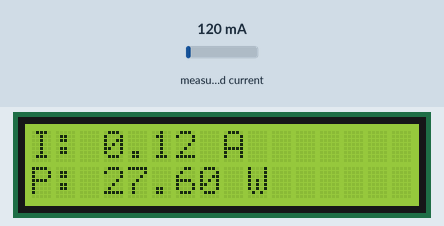
The sketch below on a simulated Arduino Uno, built with avr-gcc and run on an emulated ATmega328P. On the bench: 16×2 character LCD. Inputs (shaded band) come from the test bench; at power-on: measured current 120 mA.

Above: at 1.2 s.
1.3 s: measured current set to 40 mA
At 2.6 s:
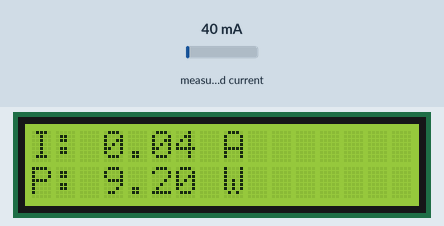
3.0 s: measured current set to 500 mA
At 4.5 s:
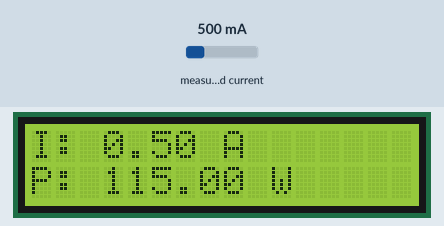
5.3 s: measured current set to 40 mA
At 7.5 s:
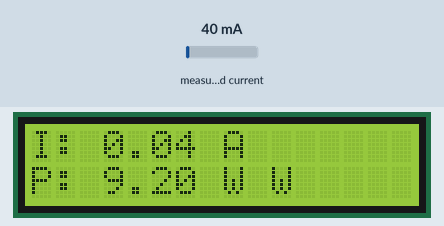
Timing chart, 0 to 9.0 s (numbered marks = the images above; inputs shaded):
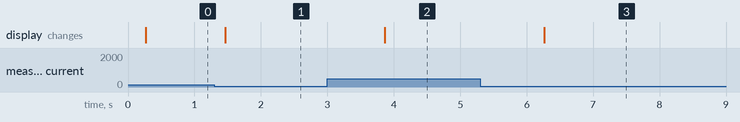

The sketch:

power-monitor.ino
```cpp
/**
 * https://github.com/openenergymonitor/EmonLib
 */
#include "EmonLib.h"             // Include Emon Library
EnergyMonitor emon1;             // Create an instance

//libreria: per lcd
//https://github.com/zmaker/arduino_cookbook/raw/master/219-LCD-AZDelivery/NewLiquidCrystal_1.5.1.zip
#include <Wire.h>
#include <LiquidCrystal_I2C.h>

#define I2C_ADDR 0x27
#define BACKLIGHT_PIN 3
#define En_pin 2
#define Rw_pin 1
#define Rs_pin 0
#define D4_pin 4
#define D5_pin 5
#define D6_pin 6
#define D7_pin 7

LiquidCrystal_I2C lcd(I2C_ADDR,En_pin,Rw_pin,Rs_pin,D4_pin,D5_pin,D6_pin,D7_pin);

void setup() {
  lcd.begin(16,2);
  lcd.setBacklightPin(BACKLIGHT_PIN,POSITIVE);
  lcd.setBacklight(HIGH);

  lcd.home();

  emon1.current(A0, 17);
}

void loop() {
  float irms = emon1.calcIrms(1480); //numero di campioni da prelevare
  float power = irms*230.0f;

  lcd.setCursor(0,1);
  lcd.print("P: ");
  lcd.print(power);
  lcd.print(" W ");
  lcd.setCursor(0,0);
  lcd.print("I: ");
  lcd.print(irms);
  lcd.print(" A ");
  delay(1000);
}
```

Measured:
- after the input at 1.3 s, the display: changes after 0.17 s (image 1)
- after the input at 3.0 s, the display: changes after 0.87 s (image 2)
- after the input at 5.3 s, the display: changes after 0.97 s (image 3)
